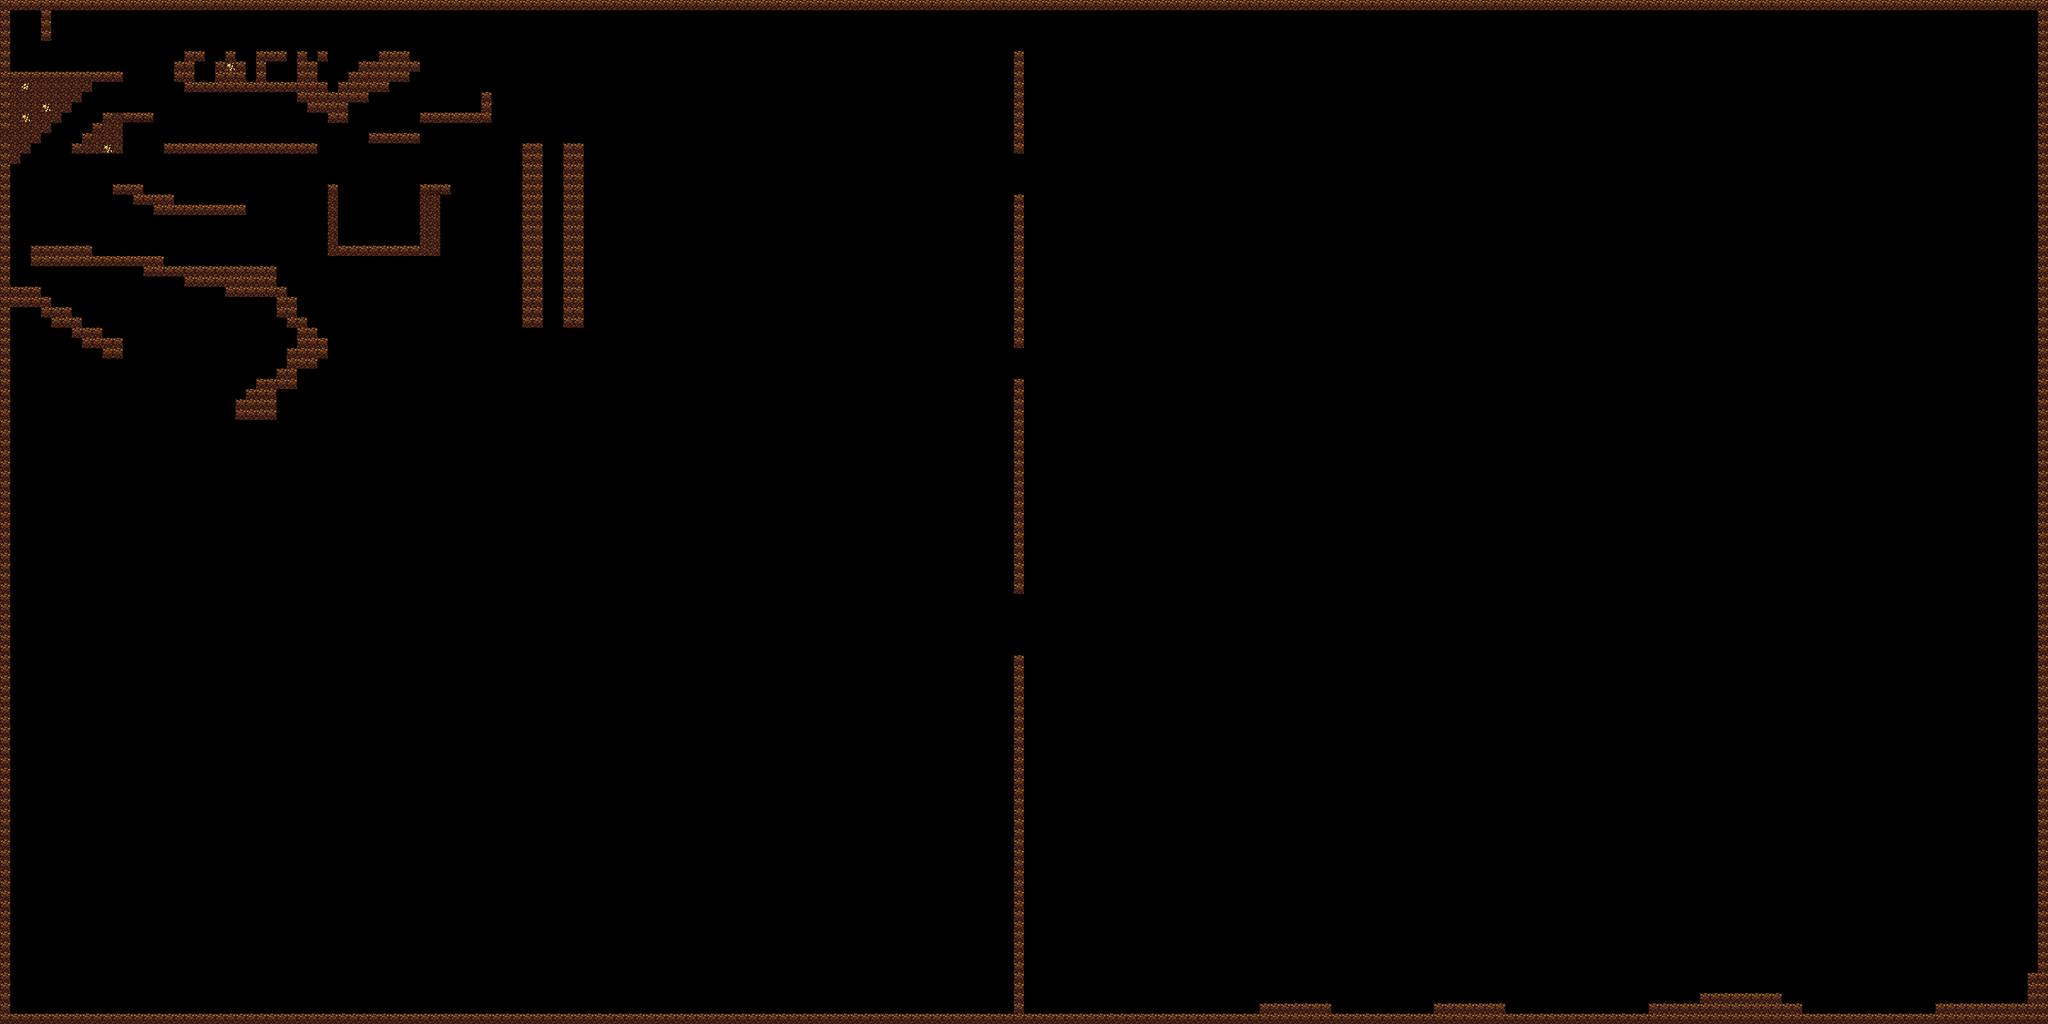

This game map was drawn from its Tiled (.tmx) file and the tilesets committed beside it. A one-line description and the trimmed map source follow:
An orthogonal 200x100 tile map with 16x16 px tiles, 1 tile layer (Tile Layer 1) and 3 objects.

<map version="1.0" orientation="orthogonal" renderorder="right-down" width="200" height="100" tilewidth="16" tileheight="16">
 <tileset firstgid="1" name="Spelunky" tilewidth="16" tileheight="16">
  <image source="spelunky-tiles.png" width="128" height="128" />
  <tile id="0">
   <properties>
    <property name="collision" value="1" />
   </properties>
  </tile>
  <tile id="1">
   <properties>
    <property name="collision" value="1" />
   </properties>
  </tile>
  <tile id="8">
   <properties>
    <property name="collision" value="1" />
   </properties>
  </tile>
  <tile id="9">
   <properties>
    <property name="collision" value="1" />
   </properties>
  </tile>
 </tileset>
 <layer name="Tile Layer 1" width="200" height="100">
  <data>[20000 cells, 1116 non-empty, 5 distinct tile ids]</data>
 </layer>
 <objectgroup name="foreground" visible="0">
  <object gid="6" x="240" y="80" />
  <object gid="6" x="256" y="80" />
  <object x="225" y="69" width="60" height="11" />
 </objectgroup>
</map>
